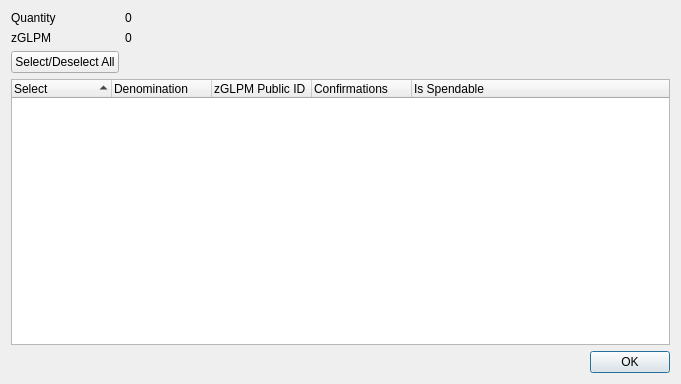
<?xml version="1.0" encoding="UTF-8"?>
<ui version="4.0">
 <class>ZGLPMControlDialog</class>
 <widget class="QDialog" name="ZGLPMControlDialog">
  <property name="geometry">
   <rect>
    <x>0</x>
    <y>0</y>
    <width>681</width>
    <height>384</height>
   </rect>
  </property>
  <property name="minimumSize">
   <size>
    <width>681</width>
    <height>384</height>
   </size>
  </property>
  <property name="windowTitle">
   <string>Select zGLPM to Spend</string>
  </property>
  <layout class="QGridLayout" name="gridLayout">
   <item row="0" column="0">
    <layout class="QFormLayout" name="formLayout">
     <property name="sizeConstraint">
      <enum>QLayout::SetDefaultConstraint</enum>
     </property>
     <item row="0" column="0">
      <widget class="QLabel" name="labelQuantity">
       <property name="text">
        <string>Quantity</string>
       </property>
      </widget>
     </item>
     <item row="0" column="1">
      <widget class="QLabel" name="labelQuantity_int">
       <property name="text">
        <string>0</string>
       </property>
      </widget>
     </item>
     <item row="1" column="0">
      <widget class="QLabel" name="labelZGLPM">
       <property name="text">
        <string>zGLPM</string>
       </property>
      </widget>
     </item>
     <item row="1" column="1">
      <widget class="QLabel" name="labelZGLPM_int">
       <property name="text">
        <string>0</string>
       </property>
      </widget>
     </item>
     <item row="2" column="0">
      <widget class="QPushButton" name="pushButtonAll">
       <property name="text">
        <string>Select/Deselect All</string>
       </property>
      </widget>
     </item>
    </layout>
   </item>
   <item row="1" column="0">
    <layout class="QVBoxLayout" name="verticalLayout">
     <item>
      <widget class="QTreeWidget" name="treeWidget">
       <property name="minimumSize">
        <size>
         <width>0</width>
         <height>250</height>
        </size>
       </property>
       <property name="alternatingRowColors">
        <bool>true</bool>
       </property>
       <property name="sortingEnabled">
        <bool>true</bool>
       </property>
       <property name="columnCount">
        <number>5</number>
       </property>
       <attribute name="headerDefaultSectionSize">
        <number>100</number>
       </attribute>
       <column>
        <property name="text">
         <string notr="true">Select</string>
        </property>
       </column>
       <column>
        <property name="text">
         <string notr="true">Denomination</string>
        </property>
       </column>
       <column>
        <property name="text">
         <string notr="true">zGLPM Public ID</string>
        </property>
       </column>
       <column>
        <property name="text">
         <string notr="true">Confirmations</string>
        </property>
       </column>
       <column>
        <property name="text">
         <string>Is Spendable</string>
        </property>
       </column>
      </widget>
     </item>
     <item>
      <widget class="QDialogButtonBox" name="buttonBox">
       <property name="orientation">
        <enum>Qt::Horizontal</enum>
       </property>
       <property name="standardButtons">
        <set>QDialogButtonBox::Ok</set>
       </property>
      </widget>
     </item>
    </layout>
   </item>
  </layout>
 </widget>
 <resources/>
 <connections>
  <connection>
   <sender>buttonBox</sender>
   <signal>accepted()</signal>
   <receiver>ZGLPMControlDialog</receiver>
   <slot>accept()</slot>
   <hints>
    <hint type="sourcelabel">
     <x>248</x>
     <y>254</y>
    </hint>
    <hint type="destinationlabel">
     <x>157</x>
     <y>274</y>
    </hint>
   </hints>
  </connection>
  <connection>
   <sender>buttonBox</sender>
   <signal>rejected()</signal>
   <receiver>ZGLPMControlDialog</receiver>
   <slot>reject()</slot>
   <hints>
    <hint type="sourcelabel">
     <x>316</x>
     <y>260</y>
    </hint>
    <hint type="destinationlabel">
     <x>286</x>
     <y>274</y>
    </hint>
   </hints>
  </connection>
 </connections>
</ui>
